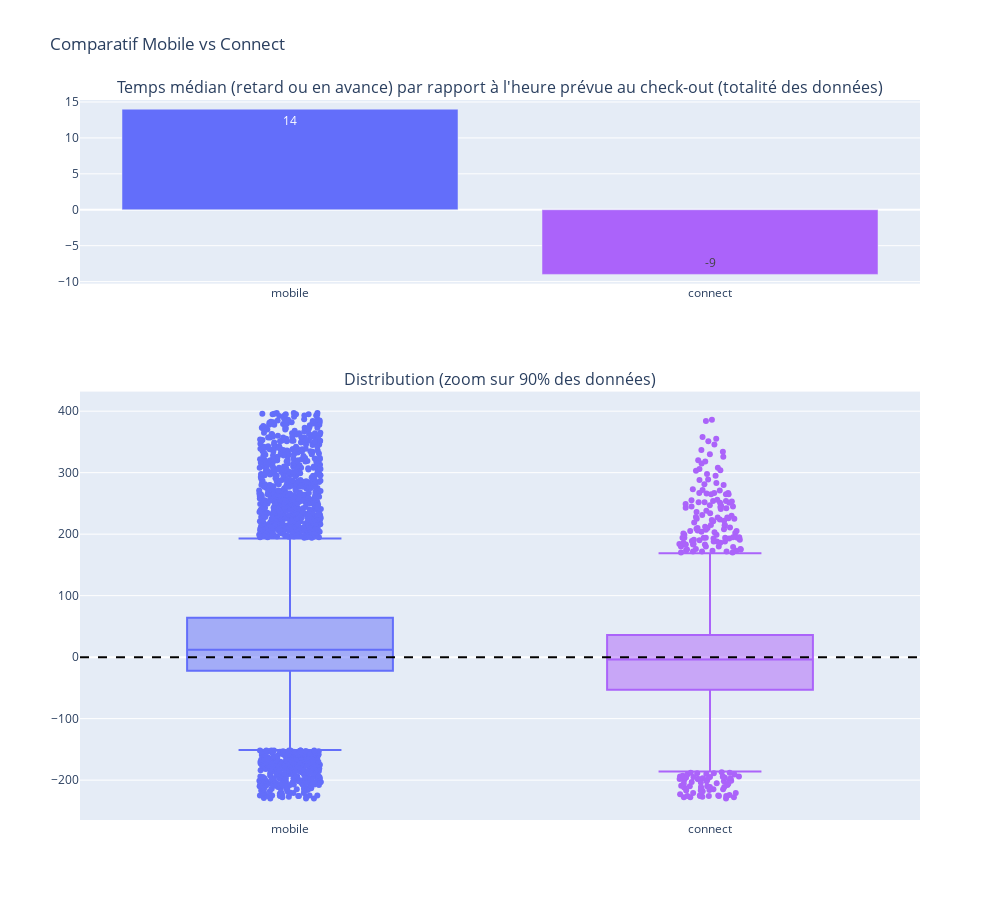

The cell this chart's notebook holds for it:
### Code cell
# Visualisation des retours par type de check-in (mobile vs connect)

# Préparation des données
df_checkin = df_delay.dropna(subset=['delay_at_checkout']).copy()
viz_checkin = viz_delay.dropna(subset=['delay_at_checkout']).copy()
median_rental_by_checkin = df_checkin.groupby('checkin_type', observed=True)['delay_at_checkout'].median().reset_index()

order_cat = ["mobile", "connect"]
colors = {'mobile': '#636EFA', 'connect': '#ab63fa'} 

# Création du subplot
fig = make_subplots(
    rows=2, cols=1,
    subplot_titles=("Temps médian (retard ou en avance) par rapport à l'heure prévue au check-out (totalité des données)", "Distribution (zoom sur 90% des données)"),
    vertical_spacing=0.15,
    row_heights=[0.3, 0.7]
)

# Barplot (Moyenne)
fig.add_trace(
    go.Bar(
        x=median_rental_by_checkin['checkin_type'],
        y=median_rental_by_checkin['delay_at_checkout'],
        marker_color=[colors[t] for t in median_rental_by_checkin['checkin_type']],
        name="Moyenne",
        text=median_rental_by_checkin['delay_at_checkout'].round(1),
        textposition='auto'
    ),
    row=1, col=1
)

# Boxplot (Distribution)
for c_type in order_cat: # On boucle DANS L'ORDRE défini
    subset = viz_checkin[viz_checkin['checkin_type'] == c_type]
    
    fig.add_trace(
        go.Box(
            x=subset['checkin_type'],
            y=subset['delay_at_checkout'],
            name=c_type,
            marker_color=colors[c_type],
            boxpoints='outliers',
            jitter=0.3
        ),
        row=2, col=1
    )

# Layout avec ORDRE FORCÉ
fig.update_layout(
    height=900, width=1000,
    title_text="Comparatif Mobile vs Connect",
    showlegend=False,
    xaxis=dict(categoryorder='array', categoryarray=order_cat),
    xaxis2=dict(categoryorder='array', categoryarray=order_cat)
)

fig.add_hline(y=0, line_dash="dash", line_color="black", row=2, col=1)
fig.show()

### Figure 1 — Plotly figure (JSON) as saved in the notebook; plotly's stock layout.template omitted (floating-point values rounded to 4 significant figures; data arrays with more than 128 entries replaced by an {"elided": "..."} marker saying what was removed)
{"data": [{"marker": {"color": ["#ab63fa", "#636EFA"]}, "name": "Moyenne", "text": [-9, 14], "textposition": "auto", "type": "bar", "x": ["connect", "mobile"], "xaxis": "x", "y": [-9, 14], "yaxis": "y"}, {"boxpoints": "outliers", "jitter": 0.3, "marker": {"color": "#636EFA"}, "name": "mobile", "type": "box", "x": {"elided": "11631 str values"}, "xaxis": "x2", "y": {"elided": "11631 int values"}, "yaxis": "y2"}, {"boxpoints": "outliers", "jitter": 0.3, "marker": {"color": "#ab63fa"}, "name": "connect", "type": "box", "x": {"elided": "3081 str values"}, "xaxis": "x2", "y": {"elided": "3081 int values"}, "yaxis": "y2"}], "layout": {"annotations": [{"font": {"size": 16}, "showarrow": false, "text": "Temps médian (retard ou en avance) par rapport à l'heure prévue au check-out (totalité des données)", "x": 0.5, "xanchor": "center", "xref": "paper", "y": 1, "yanchor": "bottom", "yref": "paper"}, {"font": {"size": 16}, "showarrow": false, "text": "Distribution (zoom sur 90% des données)", "x": 0.5, "xanchor": "center", "xref": "paper", "y": 0.595, "yanchor": "bottom", "yref": "paper"}], "height": 900, "shapes": [{"line": {"color": "black", "dash": "dash"}, "type": "line", "x0": 0, "x1": 1, "xref": "x2 domain", "y0": 0, "y1": 0, "yref": "y2"}], "showlegend": false, "title": {"text": "Comparatif Mobile vs Connect"}, "width": 1000, "xaxis": {"anchor": "y", "categoryarray": ["mobile", "connect"], "categoryorder": "array", "domain": [0, 1]}, "xaxis2": {"anchor": "y2", "categoryarray": ["mobile", "connect"], "categoryorder": "array", "domain": [0, 1]}, "yaxis": {"anchor": "x", "domain": [0.745, 1]}, "yaxis2": {"anchor": "x2", "domain": [0, 0.595]}}}
